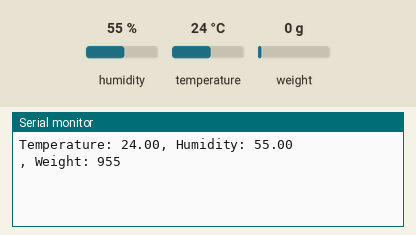
This sketch was run on a simulated ESP8266 (NodeMCU). Parts: the last lines printed to the serial monitor. Inputs (shaded band) come from the test bench; at power-on: humidity 55 %, weight on the scale 0 g, temperature 24 °C. WiFi joins after 1.5 s; servers stay silent unless stated.

Above: at 3.0 s.
3.1 s: humidity set to 22 %
At 4.4 s:
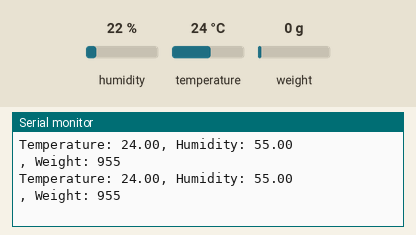
4.6 s: weight on the scale set to 100 g
At 5.4 s:
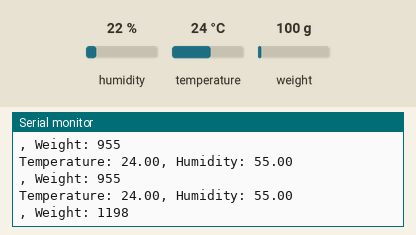
6.1 s: temperature set to 12 °C
At 7.4 s:
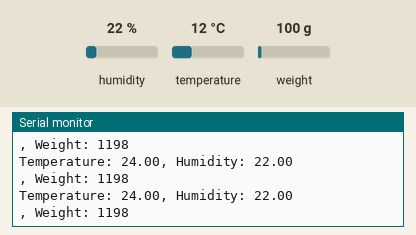
7.6 s: weight on the scale set to 1250 g
At 8.7 s:
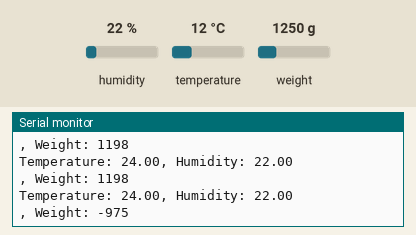
9.1 s: humidity set to 40 %
At 10.4 s:
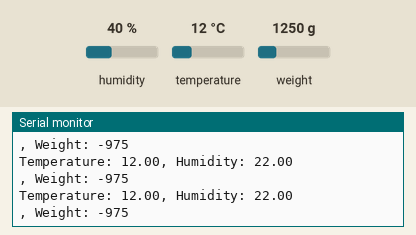
Timing chart, 0 to 11.6 s (numbered marks = the images above; inputs shaded):
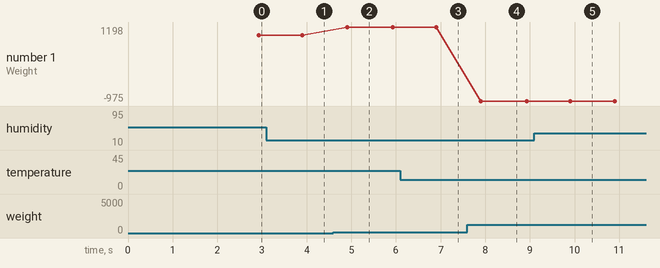

The sketch:

SmartBeeHive.ino
```cpp
// (licence header left out)
/* Comment this out to disable prints and save space */

#define BLYNK_TEMPLATE_ID "TMPL2oF-_cjNk"
#define BLYNK_TEMPLATE_NAME "SmartBeehive"
#define BLYNK_AUTH_TOKEN "RSZ2ugH9t_VjMI733_gfCoKUylk4vlMX"
#define BLYNK_PRINT Serial

#include "DHT.h"
#include <ESP8266WiFi.h>
#include <BlynkSimpleEsp8266.h>
#include "HX711.h"

// HX711 circuit wiring ============start ===========
const int LOADCELL_DOUT_PIN = 12;//D6
const int LOADCELL_SCK_PIN = 13;//D7

HX711 scale;
// HX711 circuit wiring ====================end =====


// DHT11 Settings ============== start ============

#define DHTPIN D2
#define DHTTYPE DHT11   // DHT 11

DHT dht(DHTPIN, DHTTYPE);

float tempVal;
float humVal;
long weightVal;
// DHT11 Settings ============== end ==============


// BLYNK settings ============== start ============
char auth[] = "T39q9s6Cj5SLeXgwcymmgniSRl_55xbC";

// Your WiFi credentials.
// Set password to "" for open networks.
char ssid[] = "maryhill";
char pass[] = "maryhill123";

BlynkTimer timer;

// BLYNK settings ============== end =============

float  getTemperature(){

// Read temperature as Celsius (the default)
  float t = dht.readTemperature();
  if (isnan(t)) {
    Serial.println(F("Failed to read from DHT sensor!"));
    return 0.00;
  }
  return t;
}


float  getHumidity(){

// Read temperature as Celsius (the default)
  float h = dht.readHumidity();
  if (isnan(h)) {
    Serial.println(F("Failed to read from DHT sensor!"));
    return 0.00;
  }
  return h;
}

long getWeight(){
  if (scale.is_ready()) {
    long reading = scale.read();
    return map(reading,-165300,700000,0,5000);
  } else {
    Serial.println("HX711 not found.");
    return 0000000;
  }

}
void sendTemp()
{
  tempVal = getTemperature();// or dht.readTemperature(true) for Fahrenheit
  Serial.print("Temperature: ");
  Serial.print(tempVal);

  // You can send any value at any time.
  // Please don't send more that 10 values per second.
  Blynk.virtualWrite(V0, tempVal);
}

void sendHumidity()
{

  humVal = getHumidity(); // or dht.readTemperature(true) for Fahrenheit
  Serial.print(", Humidity: ");
  Serial.println(humVal);
  // You can send any value at any time.
  // Please don't send more that 10 values per second.
  Blynk.virtualWrite(V1, humVal);
}

void sendWeight()
{

  weightVal = getWeight(); // or dht.readTemperature(true) for Fahrenheit
  Serial.print(", Weight: ");
  Serial.println(weightVal);
  // You can send any value at any time.
  // Please don't send more that 10 values per second.
  Blynk.virtualWrite(V2, weightVal);
}
void setup()
{
  // Debug console
  Serial.begin(9600);
  // ESP.wdtDisable();
  // ESP.wdtEnable(WDTO_8S);
  dht.begin();
  scale.begin(LOADCELL_DOUT_PIN, LOADCELL_SCK_PIN);
  Blynk.begin(BLYNK_AUTH_TOKEN, ssid, pass);
  // You can also specify server:
  // Blynk.begin(auth, ssid, pass, "blynk-cloud.com", 80);
  //Blynk.begin(auth, ssid, pass, IPAddress(192,168,1,100), 8080);

  // every 60000ms
  timer.setInterval(1000L, sendTemp);
  timer.setInterval(1000L, sendHumidity);
  timer.setInterval(1000L, sendWeight);
}

void loop()
{

  Blynk.run();
  // runs BlynkTimer
  timer.run();

}
```

Measured:
- after the input at 4.6 s, the serial monitor: prints a new line after 0.30 s (image 2)
- after the input at 7.6 s, the serial monitor: prints a new line after 0.30 s (image 4)
- plotted number 1: 955 → 1198 after the input at 4.6 s, 1198 → -975 after the input at 7.6 s
